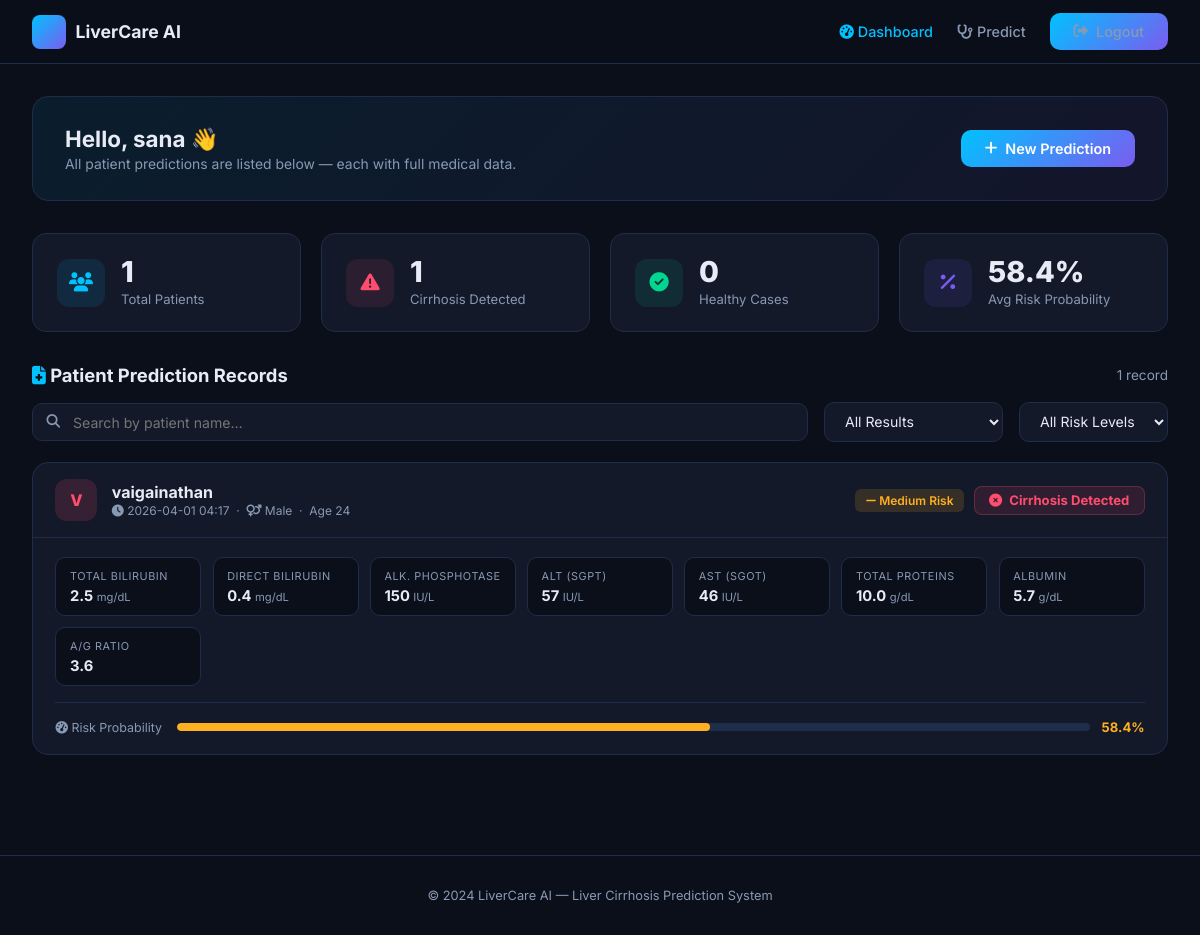
/dashboard (signed in), run on the app's committed database.
### tables this page shows
CREATE TABLE predictions (
            id            INTEGER PRIMARY KEY AUTOINCREMENT,
            user_id       INTEGER NOT NULL,
            patient_name  TEXT    DEFAULT '',
            age           REAL, gender TEXT,
            total_bili    REAL, direct_bili REAL,
            alk_phos      REAL, ala_amino   REAL,
            asp_amino     REAL, total_prot  REAL,
            albumin       REAL, ag_ratio    REAL,
            result        TEXT,
            probability   REAL,
            risk_level    TEXT,
            predicted_at  TEXT DEFAULT (datetime('now')),
            FOREIGN KEY(user_id) REFERENCES users(id)
        );

### app.py (the view)
@app.route("/dashboard")
@login_required
def dashboard():
    conn = get_db()
    preds = conn.execute(
        "SELECT * FROM predictions WHERE user_id=? ORDER BY predicted_at DESC",
        (session["user_id"],)
    ).fetchall()
    stats = conn.execute("""
        SELECT
          COUNT(*) as total,
          SUM(CASE WHEN result='Cirrhosis Detected' THEN 1 ELSE 0 END) as positive,
          SUM(CASE WHEN result='No Cirrhosis Detected' THEN 1 ELSE 0 END) as negative,
          ROUND(AVG(probability)*100,1) as avg_prob
        FROM predictions WHERE user_id=?
    """, (session["user_id"],)).fetchone()
    conn.close()
    return render_template("dashboard.html", predictions=preds, stats=stats)

### app.py (called while the page is built)
def get_db():
    os.makedirs("database", exist_ok=True)
    conn = sqlite3.connect(DB_PATH)
    conn.row_factory = sqlite3.Row
    return conn

def login_required(f):
    @wraps(f)
    def decorated(*args, **kwargs):
        if "user_id" not in session:
            flash("Please login to continue.", "warning")
            return redirect(url_for("login"))
        return f(*args, **kwargs)
    return decorated

### templates/dashboard.html (shortened to what this page needs)
{% extends "base.html" %}
{% block content %}
<div class="page">
  <div class="welcome-bar">
    <div class="welcome-text">
      <h2>Hello, {{ session.user_name }} 👋</h2>
      <p>All patient predictions are listed below — each with full medical data.</p>
    </div>
    <a href="{{ url_for('predict') }}" class="btn btn-primary">
      <i class="fa fa-plus"></i> New Prediction
    </a>
  </div>
  <div class="grid-4" style="margin-bottom:2rem">
    <div class="stat-card">
      <div class="stat-icon" style="background:rgba(0,194,255,.1);color:var(--accent)">
        <i class="fa fa-users"></i>
      </div>
      <div>
        <div class="stat-val">{{ stats.total or 0 }}</div>
        <div class="stat-label">Total Patients</div>
      </div>
    </div>
    <div class="stat-card">
      <div class="stat-icon" style="background:rgba(255,77,109,.1);color:var(--danger)">
        <i class="fa fa-triangle-exclamation"></i>
      </div>
      <div>
        <div class="stat-val">{{ stats.positive or 0 }}</div>
        <div class="stat-label">Cirrhosis Detected</div>
      </div>
    </div>
    <div class="stat-card">
      <div class="stat-icon" style="background:rgba(0,214,143,.1);color:var(--success)">
        <i class="fa fa-circle-check"></i>
      </div>
      <div>
        <div class="stat-val">{{ stats.negative or 0 }}</div>
        <div class="stat-label">Healthy Cases</div>
      </div>
    </div>
    <div class="stat-card">
      <div class="stat-icon" style="background:rgba(123,92,240,.1);color:var(--accent2)">
        <i class="fa fa-percent"></i>
      </div>
      <div>
        <div class="stat-val">{{ stats.avg_prob or '—' }}{% if stats.avg_prob %}%{% endif %}</div>
        <div class="stat-label">Avg Risk Probability</div>
      </div>
    </div>
  </div>
  <div style="display:flex;align-items:center;justify-content:space-between;margin-bottom:1rem;flex-wrap:wrap;gap:.5rem">
    <h2 style="font-size:1.15rem;font-weight:700">
      <i class="fa fa-file-medical" style="color:var(--accent)"></i>
      Patient Prediction Records
    </h2>
    <span style="font-size:.85rem;color:var(--text-muted)" id="countLabel">
      {{ predictions|length }} record{{ 's' if predictions|length != 1 else '' }}
    </span>
  </div>
  {% if predictions %}
  <div class="filter-bar">
    <div class="search-box">
      <i class="fa fa-magnifying-glass"></i>
      <input type="text" id="searchInput"
             placeholder="Search by patient name…"
             oninput="filterCards()"/>
    </div>
    <select class="filter-select" id="resultFilter" onchange="filterCards()">
      <option value="">All Results</option>
    </select>
    <select class="filter-select" id="riskFilter" onchange="filterCards()">
      <option value="">All Risk Levels</option>
    </select>
  </div>
  <div id="cardList">
    {% for p in predictions %}
    {% set is_pos = p.result == 'Cirrhosis Detected' %}
    <div class="pred-card"
         data-name="{{ (p.patient_name or '')|lower }}"
         data-result="{{ p.result or '' }}"
         data-risk="{{ p.risk_level or '' }}">
      <div class="pred-card-header">
        <div class="pred-patient-info">
          <div class="pred-avatar {{ 'pos' if is_pos else 'neg' }}">
            {{ (p.patient_name or 'P')[0]|upper }}
          </div>
          <div>
            <div class="pred-name">
              {{ p.patient_name if p.patient_name else '(No name recorded)' }}
            </div>
            <div class="pred-date">
              <i class="fa fa-clock"></i>
              {{ p.predicted_at[:16] if p.predicted_at else '—' }}
              &nbsp;·&nbsp;
              {% if p.gender %}<i class="fa fa-venus-mars"></i> {{ p.gender }} &nbsp;·&nbsp;{% endif %}
              Age {{ p.age|int }}
            </div>
          </div>
        </div>
        <div class="pred-result-badge">
          {% if p.risk_level == 'High' %}
            <span class="badge badge-danger"><i class="fa fa-arrow-up"></i> High Risk</span>
          {% elif p.risk_level == 'Medium' %}
            <span class="badge badge-warning"><i class="fa fa-minus"></i> Medium Risk</span>
          {% else %}
            <span class="badge badge-success"><i class="fa fa-arrow-down"></i> Low Risk</span>
          {% endif %}
          <span class="result-label {{ 'pos' if is_pos else 'neg' }}">
            {% if is_pos %}
              <i class="fa fa-xmark-circle"></i> Cirrhosis Detected
            {% else %}
              <i class="fa fa-check-circle"></i> No Cirrhosis Detected
            {% endif %}
          </span>
        </div>
      </div>
      <div class="pred-card-body">
        <div class="pred-data-grid">
          <div class="data-cell">
            <div class="data-cell-label">Total Bilirubin</div>
            <div class="data-cell-val">{{ p.total_bili }}
              <span style="font-size:.7rem;color:var(--text-muted);font-weight:400">mg/dL</span>
            </div>
          </div>
          <div class="data-cell">
            <div class="data-cell-label">Direct Bilirubin</div>
            <div class="data-cell-val">{{ p.direct_bili }}
              <span style="font-size:.7rem;color:var(--text-muted);font-weight:400">mg/dL</span>
            </div>
          </div>
          <div class="data-cell">
            <div class="data-cell-label">Alk. Phosphotase</div>
            <div class="data-cell-val">{{ p.alk_phos|int }}
              <span style="font-size:.7rem;color:var(--text-muted);font-weight:400">IU/L</span>
            </div>
          </div>
          <div class="data-cell">
            <div class="data-cell-label">ALT (SGPT)</div>
            <div class="data-cell-val">{{ p.ala_amino|int }}
              <span style="font-size:.7rem;color:var(--text-muted);font-weight:400">IU/L</span>
            </div>
          </div>
          <div class="data-cell">
            <div class="data-cell-label">AST (SGOT)</div>
            <div class="data-cell-val">{{ p.asp_amino|int }}
              <span style="font-size:.7rem;color:var(--text-muted);font-weight:400">IU/L</span>
            </div>
          </div>
          <div class="data-cell">
            <div class="data-cell-label">Total Proteins</div>
            <div class="data-cell-val">{{ p.total_prot }}
              <span style="font-size:.7rem;color:var(--text-muted);font-weight:400">g/dL</span>
            </div>
          </div>
          <div class="data-cell">
            <div class="data-cell-label">Albumin</div>
            <div class="data-cell-val">{{ p.albumin }}
              <span style="font-size:.7rem;color:var(--text-muted);font-weight:400">g/dL</span>
            </div>
          </div>
          <div class="data-cell">
            <div class="data-cell-label">A/G Ratio</div>
            <div class="data-cell-val">{{ p.ag_ratio }}</div>
          </div>
        </div>
        <div class="prob-row">
          <span class="prob-label">
            <i class="fa fa-gauge-high"></i> Risk Probability
          </span>
          <div class="prob-track">
            <div class="prob-fill"
                 style="width:{{ (p.probability*100)|round(1) }}%;
                        background:{% if p.probability >= 0.70 %}var(--danger)
                                   {% elif p.probability >= 0.45 %}#ffb020
                                   {% else %}var(--success){% endif %}">
            </div>
          </div>
          <span class="prob-pct"
                style="color:{% if p.probability >= 0.70 %}var(--danger)
                             {% elif p.probability >= 0.45 %}#ffb020
                             {% else %}var(--success){% endif %}">
            {{ (p.probability*100)|round(1) }}%
          </span>
        </div>
      </div>
    </div>
    {% endfor %}
  </div>
  {% endif %}
</div>
{% endblock %}

### templates/base.html (style rules this page uses)
:root { --bg-dark: #0b0f1a; --bg-card: #131929; --bg-card2: #1a2238; --border: #1e2d4a; --accent: #00c2ff; --accent2: #7b5cf0; --success: #00d68f; --danger: #ff4d6d; --warning: #ffb020; --text: #e8eaf6; --text-muted: #8899b4; --radius: 14px; --shadow: 0 8px 32px rgba(0,0,0,0.45); }
* { box-sizing:border-box;margin:0;padding:0 }
body { font-family:'Inter',sans-serif;background:var(--bg-dark);color:var(--text);min-height:100vh }
a { text-decoration:none;color:inherit }
.btn { display:inline-flex;align-items:center;justify-content:center;gap:.5rem; padding:.65rem 1.5rem;border-radius:10px;font-size:.9rem;font-weight:600; border:none;cursor:pointer;transition:.2s }
.btn-primary { background:linear-gradient(135deg,var(--accent),var(--accent2));color:#fff }
.badge { padding:.25rem .65rem;border-radius:6px;font-size:.75rem;font-weight:600 }
.badge-warning { background:rgba(255,176,32,.15);color:var(--warning) }
.page { padding:2rem;max-width:1200px;margin:0 auto }
.grid-4 { display:grid;grid-template-columns:repeat(4,1fr);gap:1.25rem }
.stat-card { background:var(--bg-card);border:1px solid var(--border);border-radius:var(--radius); padding:1.5rem;display:flex;align-items:center;gap:1rem }
.stat-icon { width:48px;height:48px;border-radius:12px;display:flex;align-items:center;justify-content:center;font-size:1.2rem;flex-shrink:0 }
.stat-val { font-size:1.8rem;font-weight:800;line-height:1 }
.stat-label { color:var(--text-muted);font-size:.82rem;margin-top:.25rem }

### data on the page
predictions: patient_name "V", patient_name "vaigainathan", predicted_at "2026-04-01 04:17", gender "Male", age "24", risk_level "Medium" (drawn), total_bili "2.5", direct_bili "0.4", alk_phos "150", ala_amino "57", asp_amino "46", total_prot "10.0", albumin "5.7", ag_ratio "3.6", (p.probability*100)|round(1) "58.4"

### other printed values
{{ session.user_name }} "sana"
{{ stats.total or 0 }} "1"
{{ stats.positive or 0 }} "1"
{{ stats.negative or 0 }} "0"
{{ stats.avg_prob or '—' }} "58.4"
{{ predictions|length }} "1"
